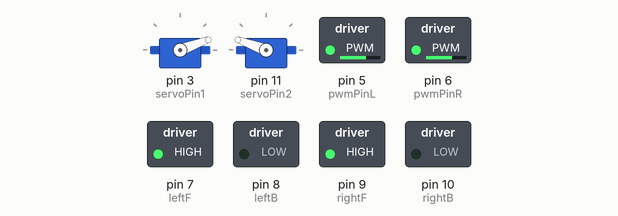
This sketch was run on a simulated Arduino Uno, built with avr-gcc and run on an emulated ATmega328P. Parts: 2 × servo, switched loads named in the sketch (green lamp = pin HIGH).

Above: at 5.55 s.
At 5.7 s:
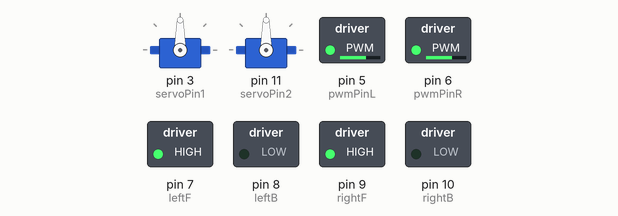
At 6.7 s:
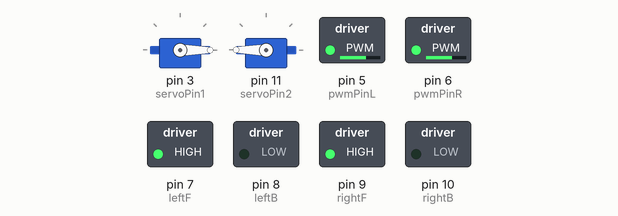
Timing chart, 0 to 8.5 s (numbered marks = the images above):
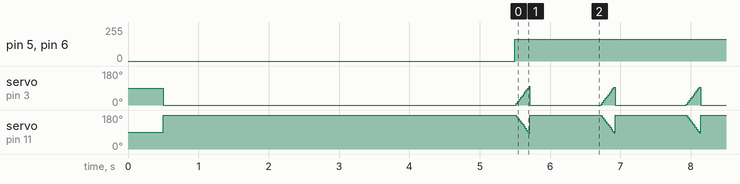

The sketch:

sketch_apr30a.ino
```cpp
/*
  Integration testing for actuators
    - Tested for possible power disruptions, interuptions and insufficient current isuues

*/


#include <Servo.h>
#include <stdlib.h>
#include <SoftwareSerial.h>

// Define Bluetooth serial pins
SoftwareSerial BTSerial(15, 16); // RX, TX

int myVariable = 0;
String inputString = "";  // To store incoming characters
bool inputComplete = false; // Flag when input is complete
int bluetoothSwitch = 13;

//Servo related
Servo servo1,servo2;
short servoPin1=3, servoPin2=11;

// Motor related
short leftF=7, leftB=8;  // turn right
short rightF=9, rightB=10;  //turn left
short pwmPinL=5;
short pwmPinR=6;

int baseSpeed1=150;

//UltraSound related
int trigPin1=12, echoPin1=2;
int trigPin2=19, echoPin2=18;


//pid related
double Kp = 0.01;


void setup() {
  // put your setup code here, to run once:

//bluetooth
  BTSerial.begin(9600);
  pinMode(bluetoothSwitch, INPUT);

//Motor related
  pinMode(leftF, OUTPUT);
  pinMode(leftB, OUTPUT);
  pinMode(rightF, OUTPUT);
  pinMode(rightB, OUTPUT);
  pinMode(pwmPinL, OUTPUT);
  pinMode(pwmPinR, OUTPUT);

  digitalWrite(leftF, 1);
  digitalWrite(leftB, 0);

  digitalWrite(rightF, 1);
  digitalWrite(rightB, 0);

//Servo related
 pinMode(servoPin1,OUTPUT);
  pinMode(servoPin2,OUTPUT);

  servo1.attach(servoPin1);    //left
  servo2.attach(servoPin2);
  delay(500);

  servo1.write(0);
  servo2.write(180);
  delay(5000);

//Ultrasound related
  pinMode(trigPin1, OUTPUT);
  pinMode(echoPin1, INPUT);

  pinMode(trigPin2, OUTPUT);    //left
  pinMode(echoPin2, INPUT);


}


void loop() {
  // put your main code here, to run repeatedly:
  analogWrite(pwmPinR, 165);
  analogWrite(pwmPinL, 165);

    for(int c =0; c<=100; c+=5){
    servo1.write(c);
    servo2.write(180-c);
    delay(10);
  }

  servo1.write(0);
  servo2.write(180);
  delay(1000);

}
```

Measured:
- by itself, pin 5 (pwmPinL), pin 6 (pwmPinR): 0/255 → 165/255 at 5.5 s
